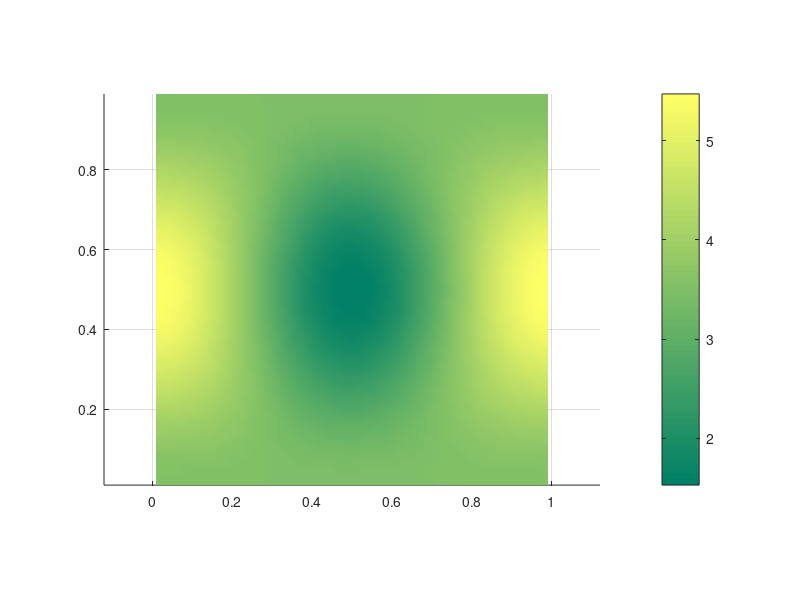

This figure's MATLAB source: (Note: this script raises an error after producing the figure.)
%% Numerical PDEs HW1
% Problem 1: Solve Stokes
clear;clc;close all;

% manufactured solns
U_exact = @(x,y) sin(2*pi*y)*sin(2*pi*x);
V_exact = @(x,y) -3.5 + cos(2*pi*x)*(cos(2*pi*y)-1);
P_exact = @(x,y) sin(2*pi*y)*cos(2*pi*x);

% RHS
f = @(x,y) (2*pi - 8*pi*pi)*sin(2*pi*y)*sin(2*pi*x);
g = @(x,y) 4*pi*pi*cos(2*pi*x) - (8*pi*pi + 2*pi)*cos(2*pi*x)*cos(2*pi*y);

% grid
a = 0;
b = 1;
N = 50;
h = (b-a)/N;
x = linspace(a,b, 2*N+1);
y = linspace(a,b, 2*N+1);

% Number of Unknowns
n = 3*(N^2) - N;
nU = N*N; 
nV = N*(N-1); 
nP = nU;

% matrix index to flat index
Uidx = @(i,j) i + (j-1)*N;
Vidx = @(i,j) nU + i + (j-1)*N;
Pidx = @(i,j) nU + nV + i + (j-1)*N;

% sparse matrix set up
row = [];
col = [];
val = [];

% U parts at i, j+1/2
for i=1:N
    for j=1:N
        k=Uidx(i,j);

        %center
        row(end+1) = k;
        col(end+1) = k;
        val(end+1) = -4;

        % left neighbor
        if i > 1
            row(end+1) = k;
            col(end+1) = Uidx(i-1,j);
            val(end+1) = 1;
        else
            row(end+1) = k;
            col(end+1) = Uidx(N,j);
            val(end+1) = 1;
        end

        % right neighbor
        if i < N
            row(end+1) = k;
            col(end+1) = Uidx(i+1,j);
            val(end+1) = 1;
        else
            row(end+1) = k;
            col(end+1) = Uidx(1,j);
            val(end+1) = 1;
        end

        % below neighor
        if j > 1
            row(end+1) = k;
            col(end+1) = Uidx(i,j-1);
            val(end+1) = 1;
        end

        % above neighbor
        if j < N
            row(end+1) = k;
            col(end+1) = Uidx(i,j+1);
            val(end+1) = 1;
        end

        %Pressure
            row(end+1) = k;
            col(end+1) = Pidx(i,j);
            val(end+1) = h;
       

        if i > 1
            row(end+1) = k;
            col(end+1) = Pidx(i-1,j);
            val(end+1) = -h;
        else 
            row(end+1) = k;
            col(end+1) = Pidx(N,j);
            val(end+1) = -h;
        end
    end
end

% V parts at i+1/2, j
for i=1:N
    for j=1:N-1
        k=Vidx(i,j);

        %center
        row(end+1) = k;
        col(end+1) = k;
        val(end+1) = -4;

        % left neighbor
        if i > 1
            row(end+1) = k;
            col(end+1) = Vidx(i-1,j);
            val(end+1) = 1;
        else
            row(end+1) = k;
            col(end+1) = Vidx(N,j);
            val(end+1) = 1;
        end

        % right neighbor
        if i < N
            row(end+1) = k;
            col(end+1) = Vidx(i+1,j);
            val(end+1) = 1;
        else
            row(end+1) = k;
            col(end+1) = Vidx(1,j);
            val(end+1) = 1;
        end

        % below neighbor
        if j > 1
            row(end+1) = k;
            col(end+1) = Vidx(i,j-1);
            val(end+1) = 1;
        end

        % above neighbor
        if j < N
            row(end+1) = k;
            col(end+1) = Vidx(i,j+1);
            val(end+1) = 1;
        end

        %pressure
        if j < N
            row(end+1) = k;
            col(end+1) = Pidx(i,j+1);
            val(end+1) = h;
        end
        if j > 1
            row(end+1) = k;
            col(end+1) = Pidx(i,j-1);
            val(end+1) = -h;
        end
    end
end

% RHS for U: integer x, half-step y
RHS = zeros(n,1);
for i = 1:N
    for j = 1:N
        RHS(Uidx(i,j)) = h^2 * f(x(2*i+1), y(2*j));
    end
end

% RHS for V: half-step x, integer y
for i = 1:N
    for j = 1:N-1
        RHS(Vidx(i,j)) = h^2 * g(x(2*i), y(2*j+1));
    end
end

% Divergence equation part
for i = 1:N
    for j = 1:N

        k = Pidx(i,j);

        % U(i,j)
        row(end+1) = k;
        col(end+1) = Uidx(i,j);
        val(end+1) = 1;

        % -U(i-1,j)
        if i > 1
            row(end+1) = k;
            col(end+1) = Uidx(i-1,j);
            val(end+1) = -1;
        else
            % periodic x boundary
            row(end+1) = k;
            col(end+1) = Uidx(N,j);
            val(end+1) = -1;
        end

        % V(i,j)
        if j < N
            row(end+1) = k;
            col(end+1) = Vidx(i,j);
            val(end+1) = 1;
        end

        % -V(i,j-1)
        if j > 1
            row(end+1) = k;
            col(end+1) = Vidx(i,j-1);
            val(end+1) = -1;
        end

    end
end
       
A = sparse(row,col,val,n,n);

%% Boundary Conditions

% U = 0 on the top and bottom: Do Nothing

% V = -3.5 on top and bottom
for i = 1:N
    RHS(Vidx(i,1)) = RHS(Vidx(i,1)) + 3.5;
    RHS(Vidx(i,N-1)) = RHS(Vidx(i,N-1)) + 3.5;
end

% Divergence boundary contributions

for i = 1:N

    % bottom: V(i,1) = -3.5
    RHS(Pidx(i,1)) = RHS(Pidx(i,1)) - 3.5;

    % top: V(i,N+1) = -3.5
    RHS(Pidx(i,N)) = RHS(Pidx(i,N)) + 3.5;

end

u = A\RHS;

%% Extract numerical U and V

% U has N x N unknowns
U = zeros(N,N);

for i = 1:N
    for j = 1:N
        U(i,j) = u(Uidx(i,j));
    end
end

% V has N x (N-1) unknowns
V = zeros(N,N+1);

for i = 1:N
    for j = 1:N-1
        V(i,j+1) = u(Vidx(i,j)); 
    end
end

% Boundary conditions for V
V(:,1) = -3.5;       % bottom
V(:,N+1) = -3.5;     % top


%% Interpolate U and V to cell centers

Uc = zeros(N,N);
Vc = zeros(N,N);

for i = 1:N
    for j = 1:N

        % U is staggered in x
        if i < N
            Uc(i,j) = 0.5*(U(i,j) + U(i+1,j));
        else
            % periodic x boundary
            Uc(i,j) = 0.5*(U(i,j) + U(1,j));
        end

        % V is staggered in y
        Vc(i,j) = 0.5*(V(i,j) + V(i,j+1));

    end
end


%% Velocity magnitude

umag = sqrt(Uc.^2 + Vc.^2);

%% Plot velocity magnitude
xc = a + h/2 : h : b-h/2;
yc = a + h/2 : h : b-h/2;
[Xc,Yc] = meshgrid(xc,yc);

Mplot = umag';
Uplot = Uc';
Vplot = Vc';

figure;
surf(Xc, Yc, zeros(size(Xc)), Mplot);   % flat surface, colored by |u|
shading interp;
view(2);
axis equal tight;
colorbar;
colormap summer
hold on;

hs = streamslice(Xc, Yc, Uplot, Vplot);
set(hs, 'Color', 'k', 'LineWidth', 0.8);
for k = 1:numel(hs)
    hs(k).ZData = ones(size(hs(k).XData));   % lift above the surface at z=0
end

xlabel('x');
ylabel('y');
title('||u||');
hold off;
